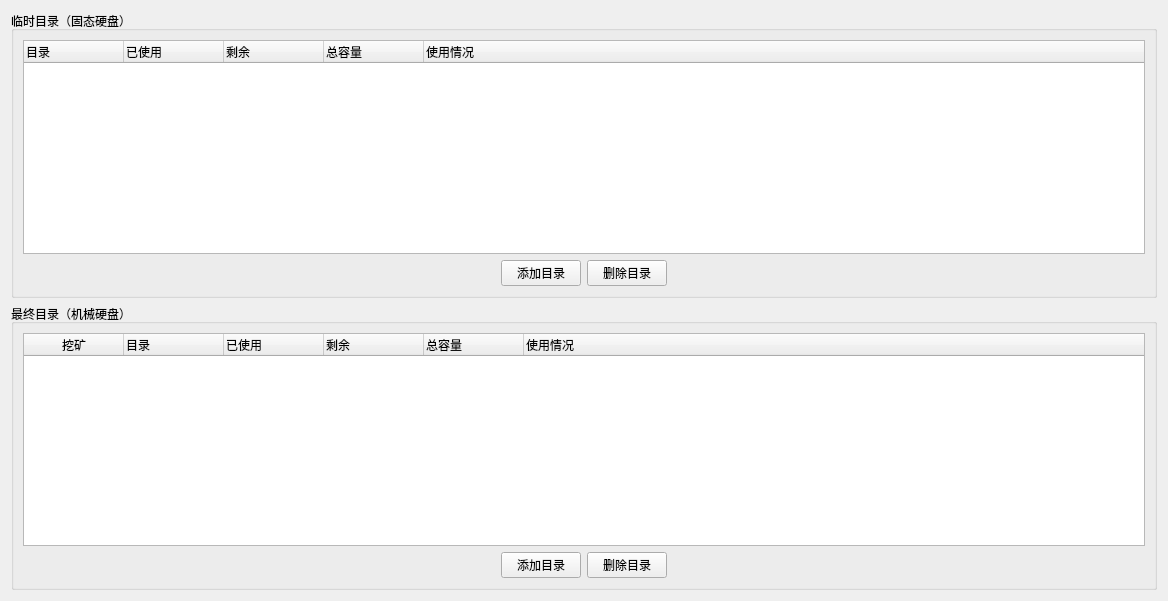
<?xml version="1.0" encoding="UTF-8"?>
<ui version="4.0">
 <class>FoldersWidget</class>
 <widget class="QWidget" name="FoldersWidget">
  <property name="geometry">
   <rect>
    <x>0</x>
    <y>0</y>
    <width>1168</width>
    <height>601</height>
   </rect>
  </property>
  <property name="windowTitle">
   <string>Form</string>
  </property>
  <layout class="QVBoxLayout" name="verticalLayout">
   <item>
    <widget class="QGroupBox" name="groupBox">
     <property name="title">
      <string>临时目录（固态硬盘）</string>
     </property>
     <layout class="QVBoxLayout" name="verticalLayout_3">
      <item>
       <widget class="QTreeWidget" name="treeSSD">
        <property name="rootIsDecorated">
         <bool>false</bool>
        </property>
        <column>
         <property name="text">
          <string>目录</string>
         </property>
        </column>
        <column>
         <property name="text">
          <string>已使用</string>
         </property>
        </column>
        <column>
         <property name="text">
          <string>剩余</string>
         </property>
        </column>
        <column>
         <property name="text">
          <string>总容量</string>
         </property>
        </column>
        <column>
         <property name="text">
          <string>使用情况</string>
         </property>
        </column>
       </widget>
      </item>
      <item>
       <layout class="QHBoxLayout" name="horizontalLayout">
        <item>
         <spacer name="horizontalSpacer">
          <property name="orientation">
           <enum>Qt::Horizontal</enum>
          </property>
          <property name="sizeHint" stdset="0">
           <size>
            <width>40</width>
            <height>20</height>
           </size>
          </property>
         </spacer>
        </item>
        <item>
         <widget class="QPushButton" name="buttonAddSSDFolder">
          <property name="text">
           <string>添加目录</string>
          </property>
         </widget>
        </item>
        <item>
         <widget class="QPushButton" name="buttonRemoveSSDFolder">
          <property name="text">
           <string>删除目录</string>
          </property>
         </widget>
        </item>
        <item>
         <spacer name="horizontalSpacer_2">
          <property name="orientation">
           <enum>Qt::Horizontal</enum>
          </property>
          <property name="sizeHint" stdset="0">
           <size>
            <width>40</width>
            <height>20</height>
           </size>
          </property>
         </spacer>
        </item>
       </layout>
      </item>
     </layout>
    </widget>
   </item>
   <item>
    <widget class="QGroupBox" name="groupBox_2">
     <property name="title">
      <string>最终目录（机械硬盘）</string>
     </property>
     <layout class="QVBoxLayout" name="verticalLayout_4">
      <item>
       <widget class="QTreeWidget" name="treeHDD">
        <property name="rootIsDecorated">
         <bool>false</bool>
        </property>
        <column>
         <property name="text">
          <string>挖矿</string>
         </property>
         <property name="textAlignment">
          <set>AlignCenter</set>
         </property>
        </column>
        <column>
         <property name="text">
          <string>目录</string>
         </property>
        </column>
        <column>
         <property name="text">
          <string>已使用</string>
         </property>
        </column>
        <column>
         <property name="text">
          <string>剩余</string>
         </property>
        </column>
        <column>
         <property name="text">
          <string>总容量</string>
         </property>
        </column>
        <column>
         <property name="text">
          <string>使用情况</string>
         </property>
        </column>
       </widget>
      </item>
      <item>
       <layout class="QHBoxLayout" name="horizontalLayout_2">
        <item>
         <spacer name="horizontalSpacer_3">
          <property name="orientation">
           <enum>Qt::Horizontal</enum>
          </property>
          <property name="sizeHint" stdset="0">
           <size>
            <width>40</width>
            <height>20</height>
           </size>
          </property>
         </spacer>
        </item>
        <item>
         <widget class="QPushButton" name="buttonAddHDDFolder">
          <property name="text">
           <string>添加目录</string>
          </property>
         </widget>
        </item>
        <item>
         <widget class="QPushButton" name="buttonRemoveHDDFolder">
          <property name="text">
           <string>删除目录</string>
          </property>
         </widget>
        </item>
        <item>
         <spacer name="horizontalSpacer_4">
          <property name="orientation">
           <enum>Qt::Horizontal</enum>
          </property>
          <property name="sizeHint" stdset="0">
           <size>
            <width>40</width>
            <height>20</height>
           </size>
          </property>
         </spacer>
        </item>
       </layout>
      </item>
     </layout>
    </widget>
   </item>
  </layout>
 </widget>
 <resources/>
 <connections/>
</ui>
